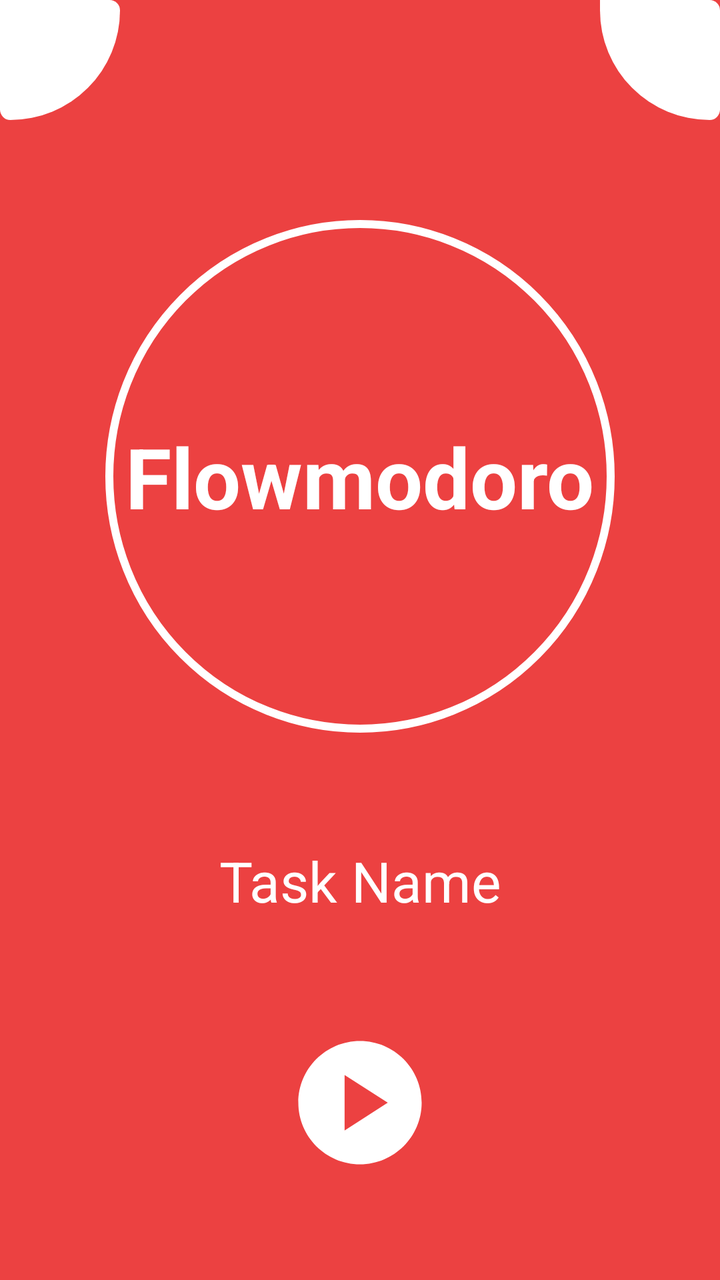
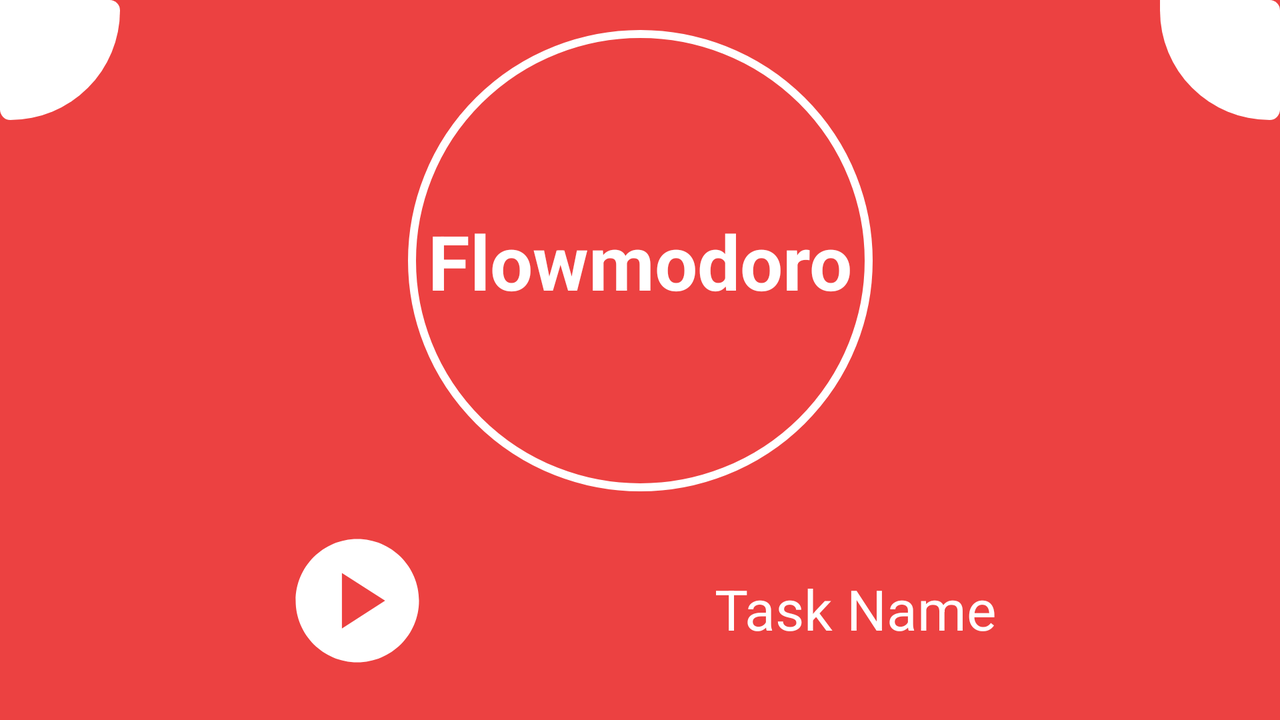

An Android layout and its configuration variant, each rendered on a device that would load it. The default file and the variant file are quoted in full after the pictures.
<!-- AndroidManifest.xml: application theme Theme.FlowmodoroApp -->
<!-- res/layout/fragment_main_screen.xml -->
<?xml version="1.0" encoding="utf-8"?>
<androidx.constraintlayout.widget.ConstraintLayout xmlns:android="http://schemas.android.com/apk/res/android"
    xmlns:app="http://schemas.android.com/apk/res-auto"
    xmlns:tools="http://schemas.android.com/tools"
    android:layout_width="match_parent"
    android:layout_height="match_parent"
    android:background="?attr/colorPrimary"
    tools:context=".presentation.fragments.MainScreenFragment">

    <FrameLayout
        android:id="@+id/fl_app_logo"
        android:layout_width="wrap_content"
        android:layout_height="wrap_content"
        android:layout_marginTop="50dp"
        android:background="@drawable/ripple_app_icon_circle"
        android:paddingHorizontal="10dp"
        android:paddingVertical="100dp"
        app:layout_constraintEnd_toEndOf="parent"
        app:layout_constraintStart_toStartOf="parent"
        app:layout_constraintTop_toBottomOf="@id/iv_settings">

        <TextView
            android:layout_width="wrap_content"
            android:layout_height="wrap_content"
            android:text="@string/flowmodoro"
            android:textColor="?attr/colorOnPrimary"
            android:textSize="42sp"
            android:textStyle="bold" />
    </FrameLayout>

    <ImageView
        android:id="@+id/iv_settings"
        android:layout_width="60dp"
        android:layout_height="60dp"
        android:background="@drawable/left_icon_angle_background"
        android:padding="12dp"
        android:src="@drawable/settings"
        app:layout_constraintStart_toStartOf="parent"
        app:layout_constraintTop_toTopOf="parent"
        app:tint="?attr/colorPrimary" />

    <ImageView
        android:id="@+id/iv_results"
        android:layout_width="60dp"
        android:layout_height="60dp"
        android:background="@drawable/right_icon_angle_background"
        android:padding="12dp"
        android:src="@drawable/bar_chart"
        app:layout_constraintEnd_toEndOf="parent"
        app:layout_constraintTop_toTopOf="parent"
        app:tint="?attr/colorPrimary" />

    <EditText
        android:id="@+id/et_task_name"
        android:layout_width="wrap_content"
        android:layout_height="45dp"
        android:background="@null"
        android:gravity="center"
        android:hint="Task Name"
        android:maxLength="25"
        android:textColor="?attr/colorOnPrimary"
        android:textColorHint="?attr/colorOnPrimary"
        android:textSize="28sp"
        app:layout_constraintBottom_toTopOf="@id/iv_start"
        app:layout_constraintEnd_toEndOf="parent"
        app:layout_constraintStart_toStartOf="parent"
        app:layout_constraintTop_toBottomOf="@id/fl_app_logo" />

    <ImageView
        android:id="@+id/iv_start"
        android:layout_width="wrap_content"
        android:layout_height="wrap_content"
        android:adjustViewBounds="true"
        android:backgroundTint="?attr/colorPrimary"
        android:src="@drawable/start_circle"
        app:layout_constraintBottom_toBottomOf="parent"
        app:layout_constraintEnd_toEndOf="parent"
        app:layout_constraintStart_toStartOf="parent"
        app:layout_constraintTop_toBottomOf="@id/et_task_name"
        app:tint="?attr/colorOnPrimary" />
</androidx.constraintlayout.widget.ConstraintLayout>
<!-- resources referenced by this layout -->
<resources>
  <!-- drawable left_icon_angle_background (drawable) -->
  <?xml version="1.0" encoding="utf-8"?>
  <shape xmlns:android="http://schemas.android.com/apk/res/android"
  
      android:shape="rectangle"
      >
      <solid android:color="?attr/colorOnPrimary"/>
      <corners android:bottomRightRadius="420dp"
          android:topRightRadius="40dp"
          android:bottomLeftRadius="40dp"
          />
  
  </shape>
  <!-- drawable right_icon_angle_background (drawable) -->
  <?xml version="1.0" encoding="utf-8"?>
  <shape xmlns:android="http://schemas.android.com/apk/res/android"
  
      android:shape="rectangle"
      >
      <solid android:color="?attr/colorOnPrimary"/>
      <corners android:bottomRightRadius="40dp"
          android:topRightRadius="40dp"
          android:bottomLeftRadius="420dp"
          />
  
  </shape>
  <!-- drawable ripple_app_icon_circle (drawable) -->
  <?xml version="1.0" encoding="utf-8"?>
  <ripple xmlns:android="http://schemas.android.com/apk/res/android"
      android:color="?attr/colorPrimaryVariant">
      <item android:id="@android:id/mask">
          <shape
              android:innerRadius="2.1dp"
              android:shape="oval">
              <solid android:color="?attr/colorPrimaryVariant" />
          </shape>
      </item>
  
      <item android:drawable="@drawable/flowmodoro_icon_circle"></item>
  </ripple>
  <!-- drawable start_circle (drawable) -->
  <vector android:height="74dp" android:tint="#FFFFFF"
      android:viewportHeight="24" android:viewportWidth="24"
      android:width="74dp" xmlns:android="http://schemas.android.com/apk/res/android">
      <path android:fillColor="@android:color/white" android:pathData="M12,2C6.48,2 2,6.48 2,12s4.48,10 10,10s10,-4.48 10,-10S17.52,2 12,2zM9.5,16.5v-9l7,4.5L9.5,16.5z"/>
  </vector>
  <string name="flowmodoro">Flowmodoro</string>
  <style name="Theme.FlowmodoroApp" parent="Theme.MaterialComponents.Light.NoActionBar">
          
          <item name="colorPrimary">@color/light_red</item>
          <item name="colorPrimaryVariant">@color/dark_red</item>
          <item name="colorOnPrimary">@color/white</item>
          
          <item name="colorSecondary">#FFFFFF</item>
          <item name="colorSecondaryVariant">#FFFFFF</item>
          <item name="colorOnSecondary">@color/black</item>
          
          <item name="android:statusBarColor">@color/black</item>
           
  
      </style>
  <!-- drawable flowmodoro_icon_circle (drawable) -->
  <?xml version="1.0" encoding="utf-8"?>
  <shape xmlns:android="http://schemas.android.com/apk/res/android"
      android:shape="oval">
      <solid android:color="?attr/colorPrimary"/>
      <stroke
          android:width="4dp"
          android:color="?attr/colorOnPrimary" />
  
  </shape>
  <color name="light_red">#EC4141</color>
  <color name="dark_red">#B13333</color>
  <color name="white">#FFFFFFFF</color>
  <color name="black">#FF000000</color>
</resources>
<!-- res/layout-land/fragment_main_screen.xml (the repository's variant of the layout above) -->
<!-- drawn on the phone turned sideways -->
<?xml version="1.0" encoding="utf-8"?>
<androidx.constraintlayout.widget.ConstraintLayout xmlns:android="http://schemas.android.com/apk/res/android"
    xmlns:app="http://schemas.android.com/apk/res-auto"
    xmlns:tools="http://schemas.android.com/tools"
    android:layout_width="match_parent"
    android:layout_height="match_parent"
    android:background="@color/light_red"
    tools:context=".MainScreenFragment">

    <FrameLayout
        android:id="@+id/fl_app_logo"
        android:layout_width="wrap_content"
        android:layout_height="wrap_content"
        android:layout_marginTop="15dp"
        android:background="@drawable/ripple_app_icon_circle"
        android:paddingHorizontal="10dp"
        android:paddingVertical="90dp"
        app:layout_constraintEnd_toEndOf="parent"
        app:layout_constraintStart_toStartOf="parent"
        app:layout_constraintTop_toTopOf="parent">

        <TextView
            android:layout_width="wrap_content"
            android:layout_height="wrap_content"
            android:text="@string/flowmodoro"
            android:textColor="@color/white"
            android:textSize="38sp"
            android:textStyle="bold" />
    </FrameLayout>

    <ImageView
        android:id="@+id/iv_settings"
        android:layout_width="60dp"
        android:layout_height="60dp"
        android:background="@drawable/left_icon_angle_background"
        android:padding="12dp"
        android:src="@drawable/settings"
        app:layout_constraintStart_toStartOf="parent"
        app:layout_constraintTop_toTopOf="parent"
        app:tint="@color/light_red" />

    <ImageView
        android:id="@+id/iv_results"
        android:layout_width="60dp"
        android:layout_height="60dp"
        android:background="@drawable/right_icon_angle_background"
        android:padding="12dp"
        android:src="@drawable/bar_chart"
        app:layout_constraintEnd_toEndOf="parent"
        app:layout_constraintTop_toTopOf="parent"
        app:tint="@color/light_red" />

    <EditText
        android:id="@+id/et_task_name"
        android:layout_width="wrap_content"
        android:layout_height="35dp"
        android:layout_marginTop="5dp"
        android:background="@null"
         android:gravity="center"
        android:hint="Task Name"
        android:maxLength="30"
        android:textColor="@color/white"
        android:textColorHint="@color/white"
        android:textSize="28dp"
        app:layout_constraintBottom_toBottomOf="parent"
        app:layout_constraintEnd_toEndOf="parent"
        app:layout_constraintStart_toEndOf="@id/iv_start"
        app:layout_constraintTop_toBottomOf="@id/fl_app_logo" />

    <ImageView
        android:id="@+id/iv_start"
        android:layout_width="wrap_content"
        android:layout_height="wrap_content"
        android:layout_marginTop="35dp"
        android:layout_marginBottom="40dp"
        android:adjustViewBounds="true"
        android:backgroundTint="@color/light_red"
        android:src="@drawable/start_circle"
        app:layout_constraintBottom_toBottomOf="parent"
        app:layout_constraintEnd_toStartOf="@id/et_task_name"
        app:layout_constraintStart_toStartOf="parent"
        app:layout_constraintTop_toBottomOf="@id/fl_app_logo" />


</androidx.constraintlayout.widget.ConstraintLayout>
<!-- resources referenced by the variant -->
<!-- as the phone turned sideways resolves them -->
<resources>
  <color name="light_red">#EC4141</color>
  <color name="white">#FFFFFFFF</color>
  <!-- drawable left_icon_angle_background (drawable) -->
  <?xml version="1.0" encoding="utf-8"?>
  <shape xmlns:android="http://schemas.android.com/apk/res/android"
  
      android:shape="rectangle"
      >
      <solid android:color="?attr/colorOnPrimary"/>
      <corners android:bottomRightRadius="420dp"
          android:topRightRadius="40dp"
          android:bottomLeftRadius="40dp"
          />
  
  </shape>
  <!-- drawable right_icon_angle_background (drawable) -->
  <?xml version="1.0" encoding="utf-8"?>
  <shape xmlns:android="http://schemas.android.com/apk/res/android"
  
      android:shape="rectangle"
      >
      <solid android:color="?attr/colorOnPrimary"/>
      <corners android:bottomRightRadius="40dp"
          android:topRightRadius="40dp"
          android:bottomLeftRadius="420dp"
          />
  
  </shape>
  <!-- drawable ripple_app_icon_circle (drawable) -->
  <?xml version="1.0" encoding="utf-8"?>
  <ripple xmlns:android="http://schemas.android.com/apk/res/android"
      android:color="?attr/colorPrimaryVariant">
      <item android:id="@android:id/mask">
          <shape
              android:innerRadius="2.1dp"
              android:shape="oval">
              <solid android:color="?attr/colorPrimaryVariant" />
          </shape>
      </item>
  
      <item android:drawable="@drawable/flowmodoro_icon_circle"></item>
  </ripple>
  <!-- drawable start_circle (drawable) -->
  <vector android:height="74dp" android:tint="#FFFFFF"
      android:viewportHeight="24" android:viewportWidth="24"
      android:width="74dp" xmlns:android="http://schemas.android.com/apk/res/android">
      <path android:fillColor="@android:color/white" android:pathData="M12,2C6.48,2 2,6.48 2,12s4.48,10 10,10s10,-4.48 10,-10S17.52,2 12,2zM9.5,16.5v-9l7,4.5L9.5,16.5z"/>
  </vector>
  <string name="flowmodoro">Flowmodoro</string>
  <style name="Theme.FlowmodoroApp" parent="Theme.MaterialComponents.Light.NoActionBar">
          
          <item name="colorPrimary">@color/light_red</item>
          <item name="colorPrimaryVariant">@color/dark_red</item>
          <item name="colorOnPrimary">@color/white</item>
          
          <item name="colorSecondary">#FFFFFF</item>
          <item name="colorSecondaryVariant">#FFFFFF</item>
          <item name="colorOnSecondary">@color/black</item>
          
          <item name="android:statusBarColor">@color/black</item>
           
  
      </style>
  <!-- drawable flowmodoro_icon_circle (drawable) -->
  <?xml version="1.0" encoding="utf-8"?>
  <shape xmlns:android="http://schemas.android.com/apk/res/android"
      android:shape="oval">
      <solid android:color="?attr/colorPrimary"/>
      <stroke
          android:width="4dp"
          android:color="?attr/colorOnPrimary" />
  
  </shape>
  <color name="dark_red">#B13333</color>
  <color name="black">#FF000000</color>
</resources>
